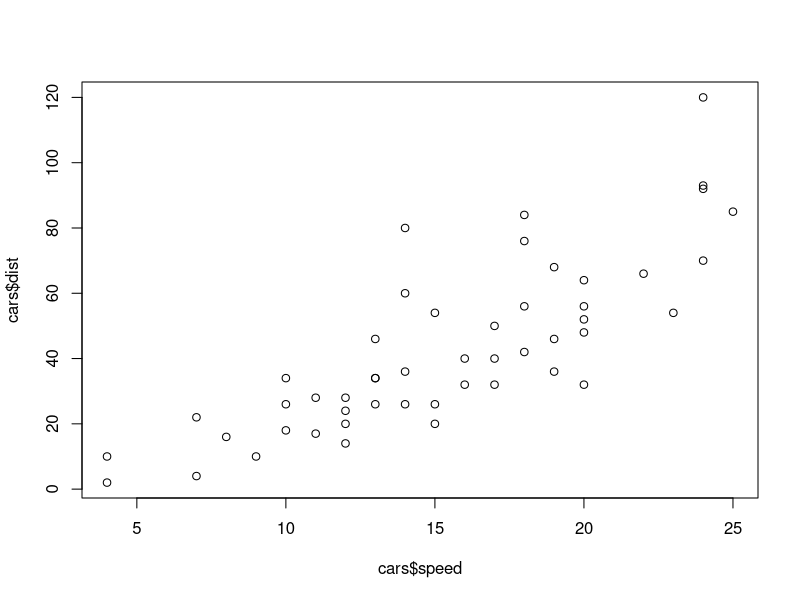
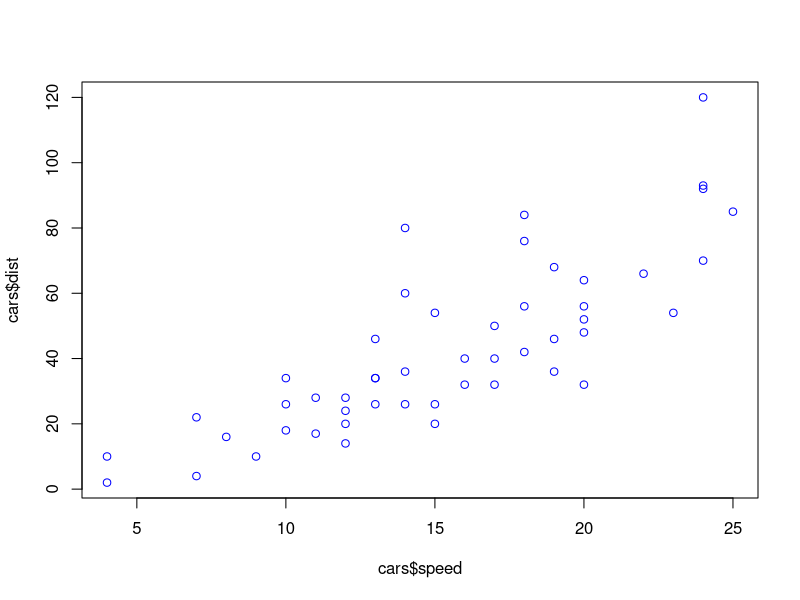

The R script that drew these images, in order: (Note: this script raises an error after producing the figures.)
# Abordar

# funciones precargadas
sum()

mean(c(11,12,13,14,15,16))

mean(11:16)

seq(2,16, by=2)

# argumentos
seq(from = 2, 
    to = 16,
    by = 2)
# posicionales
seq(5, 8, by=.2)

# nombrados
seq(to = 8,
    from= 5,
    by = .2)

seq(by = .2, to = 8,from= 5)

runif(n=18, min= 0, max= 20)
# RBase-
# paquetes

#help
?runif

sample(1:20, size= 18, replace = TRUE )
sample(1:20, size= 18, replace = FALSE)

rep(4,times= 10)

rep(c(1,5,10),times=4)

rep(c(1,5,10),times=4, each=2)

rep(seq(from= 2, to= 8, by=2),3)

rev(c(1:10))

# vectores

c('a','b')
c('a','b',1)

#tipos
class(c('a','b'))

paste('estoy en el', 'salon')
paste0('estoy en el', 'salon')

# dataset
mtcars
mtcars
dim(mtcars)

mean(mtcars$mpg)
sum(mtcars$carb)

unique(mtcars$cyl)

# Crear variables
cilindros <- unique(mtcars$cyl)
# Llamar variables
cilindros




# seleccionar elementos

length(mtcars$mpg)
mtcars$mpg
mtcars$mpg[4]
mtcars[4,1]

sort(mtcars$qsec)

#tablas de contingencia
table(mtcars$cyl,
      mtcars$gear)


paste('la cantidad de cilindros es', mtcars$cyl)

rownames(mtcars)

paste( 'El', rownames(mtcars),
       'tiene una cantidad de cilindros de', 
       mtcars$cyl)



## 
plot(cars$speed , cars$dist)
plot(cars$speed , 
     cars$dist,
     col='blue')

lm(cars$speed ~ cars$dist)

# Ejercicios con base en cheat sheet
rnorm
rbinom
runinf

#llamar a objeto creado
